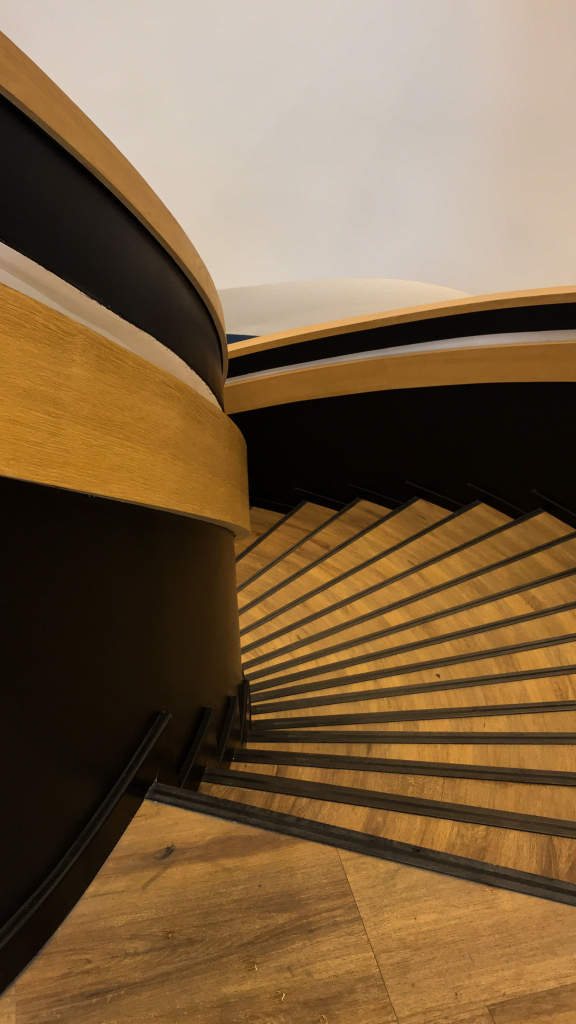
#> input picture build/hires/13304008.jpg, 2304 x 4096 px, given in place of 8146203.jpg, which was not available (shown at 1/4 size)
$ python make_images.py
#> lines starting #> are read from the running program, lines starting #| are printed output that depends on the picture; pictures that were not available may be replaced by others from this repository, and a replacement may not be noted
"""Grade and derive the responsive image set for the Northern Edge Joinery site.

One grade is applied to every photograph so the page reads as a single shoot:
warm, low-contrast, natural light. Images sit at reduced brightness in CSS and
animate to brightness(1) on hover, so the grade stays deliberately restrained
here rather than baking the darkening in.

Outputs WebP + JPEG at each width into site/assets/img/.
"""
import os
from PIL import Image, ImageEnhance

SRC = "hires"
OUT = "../site/assets/img"

# ── the grade ──────────────────────────────────────────────────────────────
SATURATION = 0.86     # pull back the colour so timber reads as tone, not hue
CONTRAST = 0.92       # low-contrast, natural light
WARM = (1.045, 1.005, 0.955)   # per-channel gain: warm the highlights
LIFT = (10, 8, 6)     # lift the blacks toward warm ink rather than pure black
LIFT_STRENGTH = 0.82  # how much of the original range survives the lift


def grade(im):
    im = im.convert("RGB")
#> im is the input picture: PIL image 2304x4096 RGB; mean R, G, B 125.2, 99.8, 69.3
    im = ImageEnhance.Color(im).enhance(SATURATION)
    im = ImageEnhance.Contrast(im).enhance(CONTRAST)
    # per-channel warm gain + lifted blacks, as a single LUT per channel
    lut = []
    for ch in range(3):
        gain, lift = WARM[ch], LIFT[ch]
        lut += [
            min(255, max(0, round((v * LIFT_STRENGTH + lift) * gain)))
            for v in range(256)
        ]
    return im.point(lut)
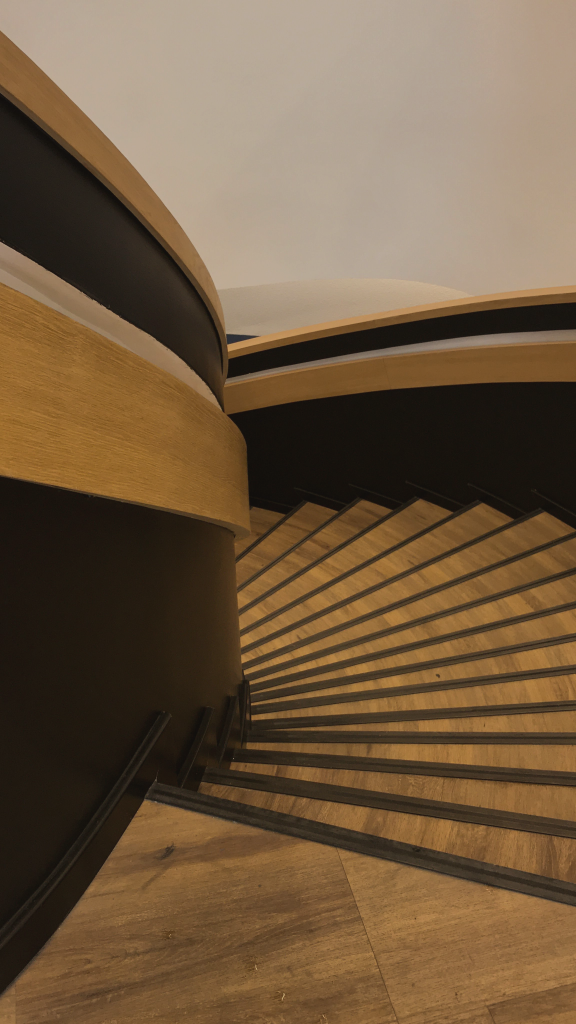
#> returned value: PIL image 2304x4096 RGB (shown at 1/4 size); mean R, G, B 113.2, 90.4, 64.9


def crop_to(im, ratio, y_bias=0.5, x_bias=0.5):
    """Crop to `ratio` (w/h). The bias pair shifts the crop window within the frame."""
#> called with ratio = 1.78, y_bias = 0.5, x_bias = 0.5
    w, h = im.size
#> w = 2304; h = 4096
    if w / h > ratio:
        nw, nh = round(h * ratio), h
    else:
        nw, nh = w, round(w / ratio)
#> nw = 2304; nh = 1296
    x = round((w - nw) * x_bias)
#> x = 0
    y = round((h - nh) * y_bias)
#> y = 1400
    return im.crop((x, y, x + nw, y + nh))
#> returned value: PIL image 2304x1296 RGB


def emit(im, name, widths, quality=(80, 82)):
    """Write WebP + JPEG at each width. Returns the list of files written."""
#> called with name = 'hero', quality = (78, 80)
    os.makedirs(OUT, exist_ok=True)
    written = []
    for w in widths:
        if w > im.width:
            continue
        r = im.resize((w, round(im.height * w / im.width)), Image.LANCZOS)
        p_webp, p_jpg = f"{OUT}/{name}-{w}.webp", f"{OUT}/{name}-{w}.jpg"
        r.save(p_webp, "WEBP", quality=quality[0], method=6)
        r.save(p_jpg, "JPEG", quality=quality[1], optimize=True, progressive=True)
        written += [p_webp, p_jpg]
#> this loop made 4 passes
#> pass 1, in emit, `r = im.resize((w, round(im.height * w / im.width)), Image.LANCZOS)`:
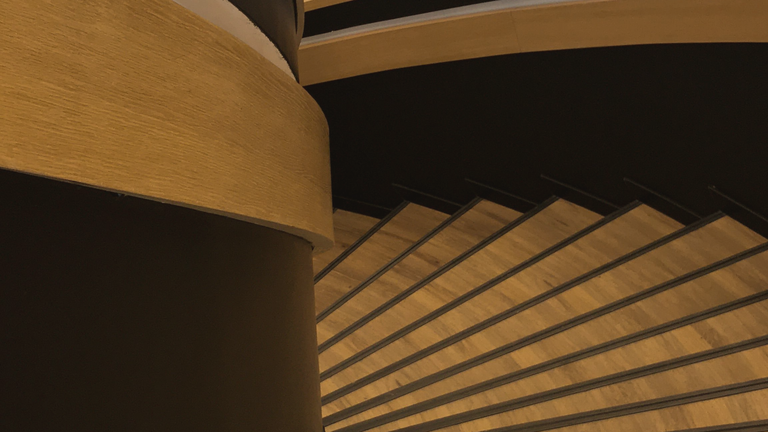
#> r: PIL image 768x432 RGB; mean R, G, B 84.4, 60.7, 32.9
#> after the loop, written = 8 items
    return written


# ── the manifest ───────────────────────────────────────────────────────────
HERO = ("8146203", "hero", 16 / 9, 0.5, [768, 1200, 1600, 1920])

SERVICES = [
    ("16433564", "service-joinery", 0.5),
    ("6585750", "service-wardrobes", 0.5),
    ("24245782", "service-furniture", 0.5),
]

PORTFOLIO = [
    # id, name, y_bias, x_bias
    ("23541111", "work-01", 0.40, 0.50),
    ("33744583", "work-02", 0.50, 0.50),
    ("13865080", "work-03", 0.45, 0.50),
    ("16804490", "work-04", 0.45, 0.50),
    ("20705886", "work-05", 0.50, 0.50),
    ("6580380",  "work-06", 0.50, 0.50),
    ("7045321",  "work-07", 0.50, 0.62),
    ("6585757",  "work-08", 0.50, 0.72),
    ("1907784",  "work-09", 0.45, 0.50),
    ("6758782",  "work-10", 0.50, 0.50),
    ("19955716", "work-11", 0.45, 0.50),
    ("6908561",  "work-12", 0.45, 0.55),
]

SERVICE_RATIO = 4 / 3
WORK_RATIO = 4 / 5

if __name__ == "__main__":
    total = 0

    sid, name, ratio, bias, widths = HERO
    im = grade(Image.open(f"{SRC}/{sid}.jpg"))
    total += len(emit(crop_to(im, ratio, bias), name, widths, quality=(78, 80)))
#> total = 8
    # OpenGraph card, cropped from the same frame
    og = crop_to(im, 1200 / 630, 0.5).resize((1200, 630), Image.LANCZOS)
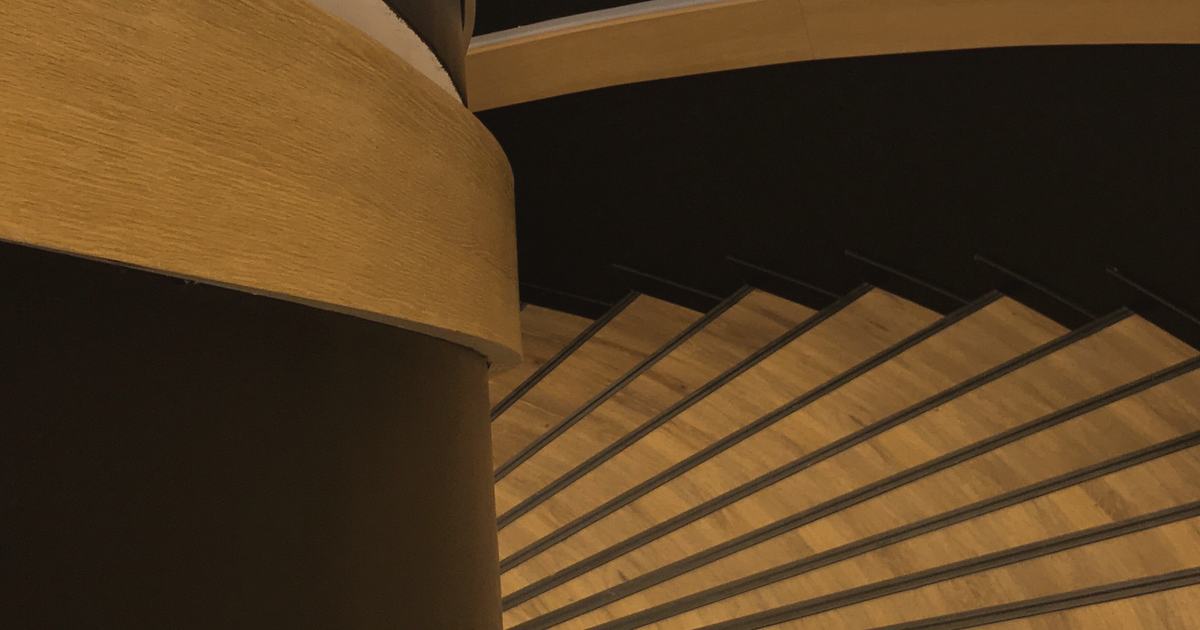
#> og: PIL image 1200x630 RGB; mean R, G, B 83.5, 60, 32.3
    og.save(f"{OUT}/og-northern-edge-joinery.jpg", "JPEG", quality=84, optimize=True)
    total += 1
#> total = 9

    for sid, name, bias in SERVICES:
        im = grade(Image.open(f"{SRC}/{sid}.jpg"))
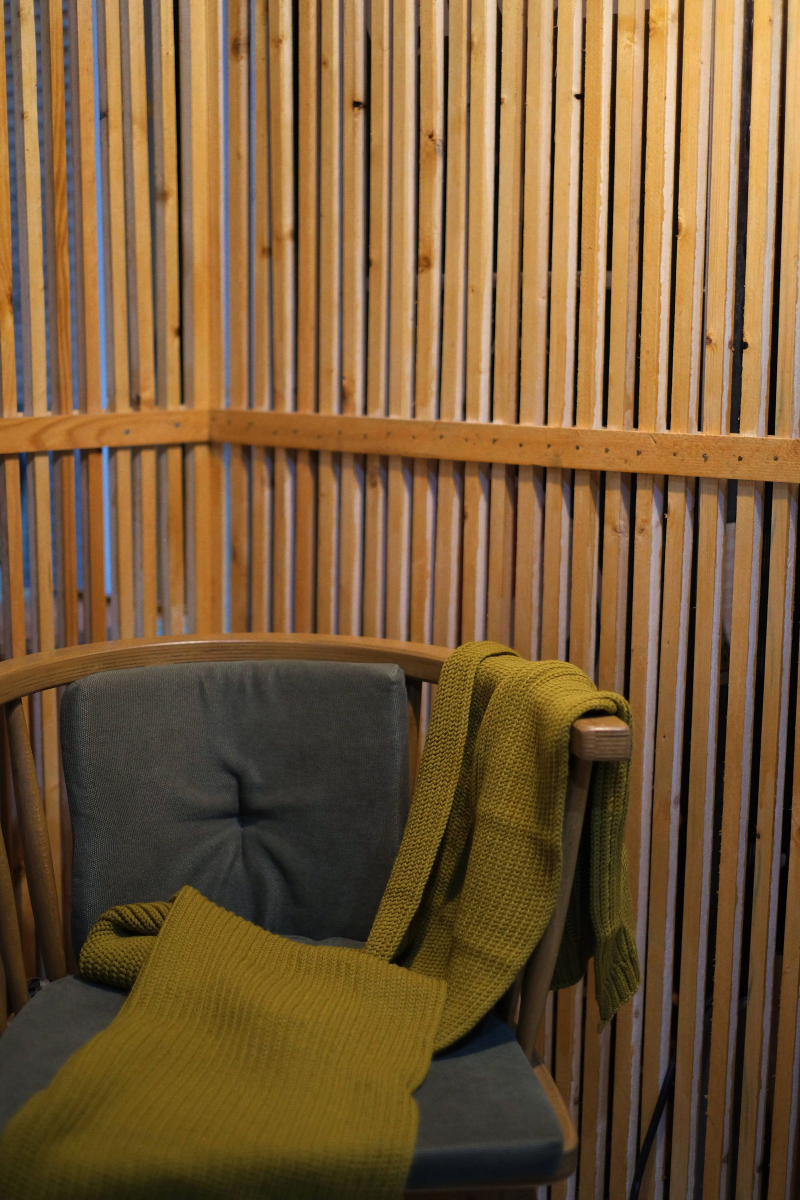
#> input picture build/hires/13865080.jpg, 2400 x 3600 px, given in place of 16433564.jpg, which was not available (shown at 1/3 size)
#> in grade, im is the input picture: PIL image 2400x3600 RGB; mean R, G, B 119.4, 91.6, 57
#> in grade (call 2), `return im.point(lut)`:
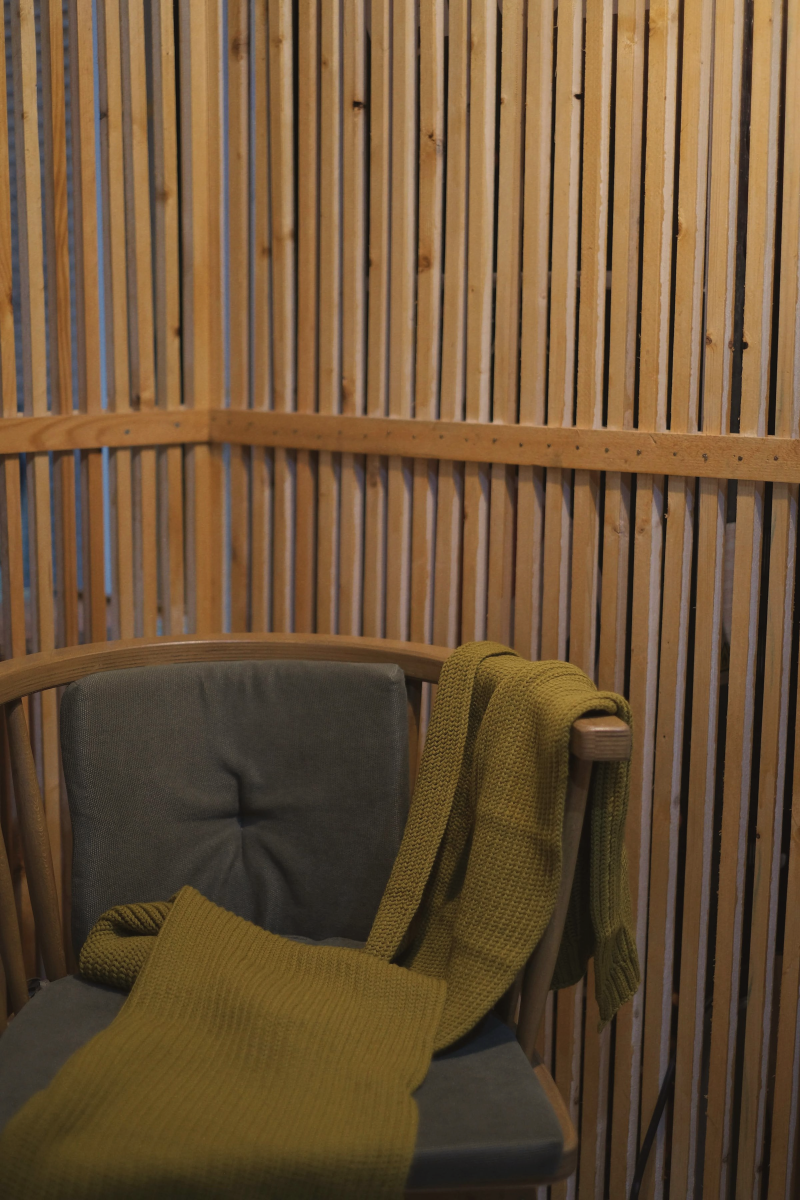
#> returned value: PIL image 2400x3600 RGB (shown at 1/3 size); mean R, G, B 107.8, 83.4, 55.9
        total += len(emit(crop_to(im, SERVICE_RATIO, bias), name, [560, 860, 1200]))
#> call 3 of crop_to, with ratio = 1.33, y_bias = 0.5, x_bias = 0.5
#> in crop_to (call 3), `return im.crop((x, y, x + nw, y + nh))`:
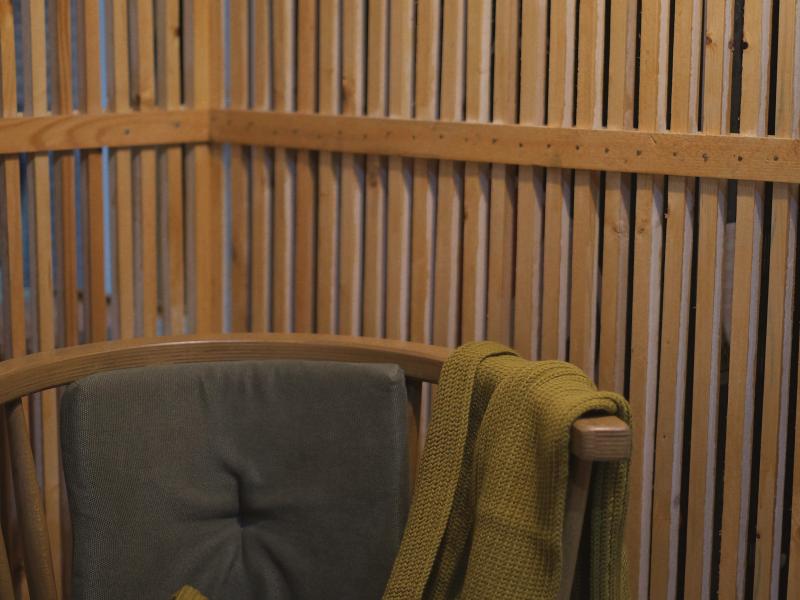
#> returned value: PIL image 2400x1800 RGB (shown at 1/3 size); mean R, G, B 105.2, 80.1, 55.3
#> the loop in emit (call 2), `for w in widths:` made 3 passes
#> w on passes 1 to 3: 560, 860, 1200
#> pass 1, in emit (call 2), `r = im.resize((w, round(im.height * w / im.width)), Image.LANCZOS)`:
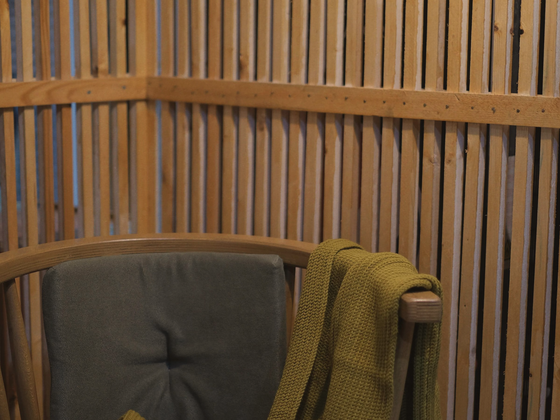
#> r: PIL image 560x420 RGB; mean R, G, B 105.2, 80.1, 55.3
#> after the loop in emit (call 2), `for w in widths:`: written = 6 items
#> total = 15
#> (the run stopped early here; a loop or call above may not have finished)
